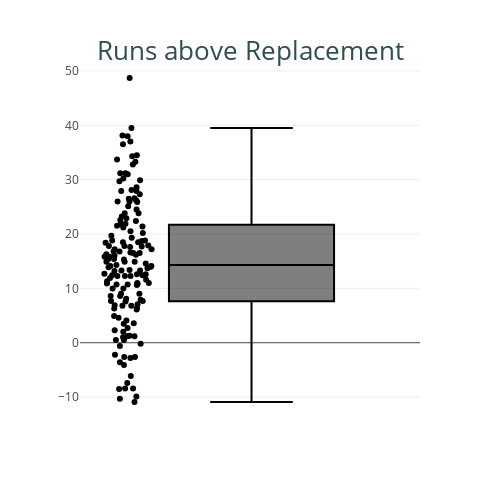

Notebook source saved alongside this figure:
### Code cell
fig_03 = px.box(
    df.query("Season==2023"),
    y = "RAR",
    points="all",
    hover_name = "Name",
    height = 500,
    width = 500,
)

fig_03.update_layout(
    title=dict(text="Runs above Replacement", font=dict(size=26), automargin=True, yref='paper'),
    title_font_color="darkslategrey",
    yaxis=dict(title=""),
    xaxis=dict(title="")
)

### Figure 1 — Plotly figure (JSON) as saved in the notebook; plotly's stock layout.template omitted (floating-point values rounded to 4 significant figures; data arrays with more than 128 entries replaced by an {"elided": "..."} marker saying what was removed)
{"data": [{"alignmentgroup": "True", "boxpoints": "all", "hovertemplate": "<b>%{hovertext}</b><br><br>RAR=%{y}<extra></extra>", "hovertext": {"elided": "151 str values"}, "legendgroup": "", "marker": {"color": "#000001"}, "name": "", "notched": false, "offsetgroup": "", "orientation": "v", "showlegend": false, "type": "box", "x0": " ", "xaxis": "x", "y": {"elided": "151 float values"}, "y0": " ", "yaxis": "y"}], "layout": {"boxmode": "group", "height": 500, "legend": {"tracegroupgap": 0}, "margin": {"t": 60}, "title": {"automargin": true, "font": {"color": "darkslategrey", "size": 26}, "text": "Runs above Replacement", "yref": "paper"}, "width": 500, "xaxis": {"anchor": "y", "domain": [0, 1], "title": {"text": ""}}, "yaxis": {"anchor": "x", "domain": [0, 1], "title": {"text": ""}}}}
